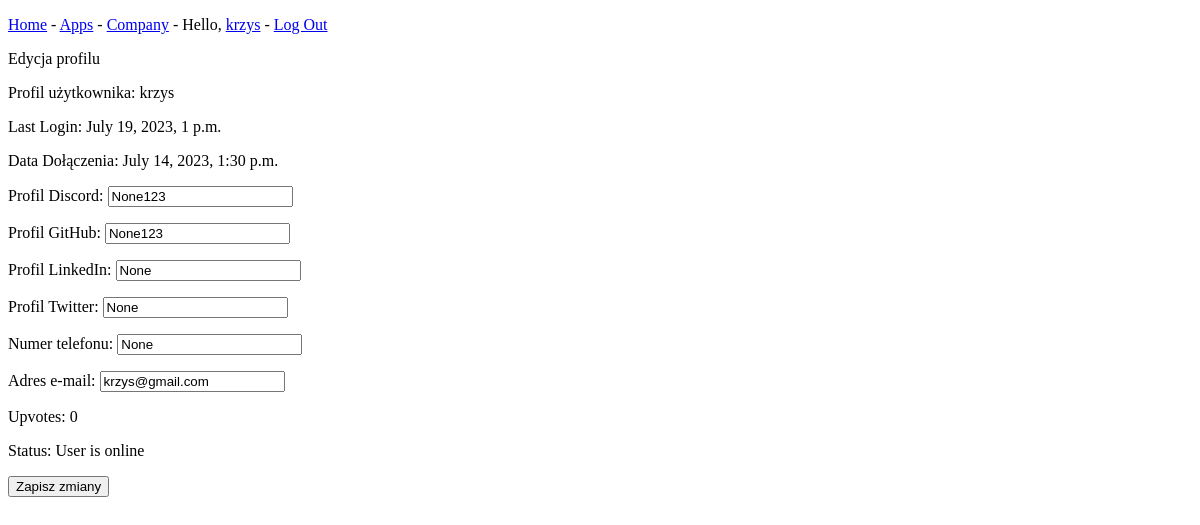
Page /edit_profile/ (signed in) on the earlier database version.
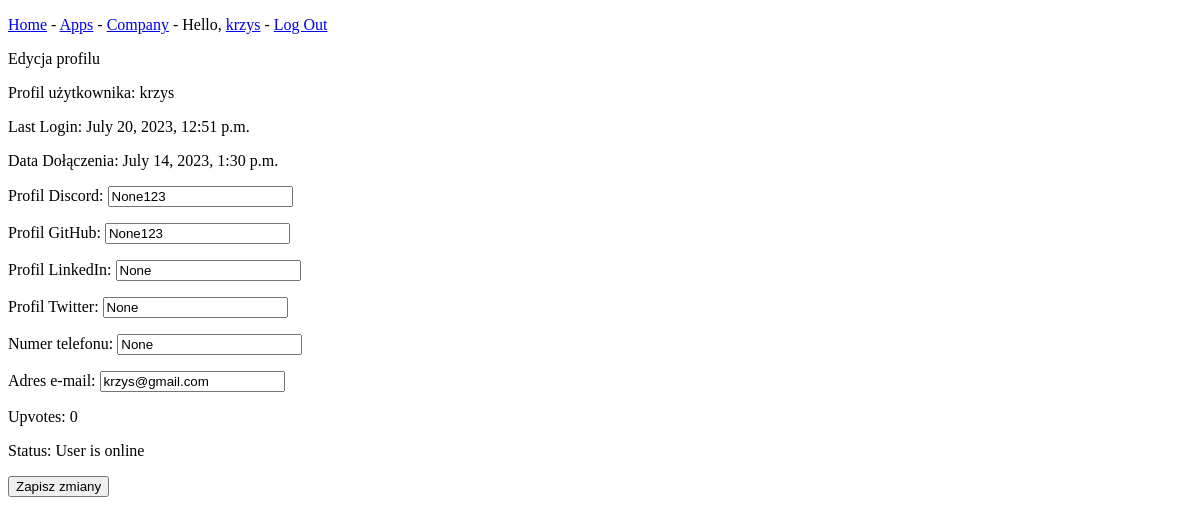
Same page on the later database version.
### AppFixB1/models.py (models this page shows, shortened)
class User(AbstractBaseUser):
    is_active = models.BooleanField(default=True)
    is_staff = models.BooleanField(default=False)
    is_admin = models.BooleanField(default=False)
    is_online = models.BooleanField(default=False)
    login = models.CharField(max_length=255, unique=True)
    email = models.EmailField(unique=True)
    name = models.CharField(max_length=255, blank=True)
    surname = models.CharField(max_length=255, blank=True)
    phone_number = models.CharField(max_length=20, blank=True, null=True)
    role = models.CharField(max_length=50, choices=[('Admin', 'Admin'), ('User', 'User')], default='User')
    upvotes = models.IntegerField(default=0)
    date_registration = models.DateTimeField(auto_now_add=True)
    last_activity = models.DateTimeField(null=True, blank=True)
    github_profile = models.CharField(max_length=255, blank=True, null=True)
    linkedin_profile = models.CharField(max_length=255, blank=True, null=True)
    twitter_profile = models.CharField(max_length=255, blank=True, null=True)
    discord_profile = models.CharField(max_length=255, blank=True, null=True)
    USERNAME_FIELD = 'login'
    REQUIRED_FIELDS = ['email', 'password']
    objects = MyUserManager()  # new

### AppFixB1/views.py (the view)
# urls.py: path('edit_profile/', views.edit_profile, name = 'edit_profile'),
@login_required
def edit_profile(request):
    user = request.user
    if request.method == 'POST':
        discord_profile = request.POST.get('discord_profile')
        github_profile = request.POST.get('github_profile')
        linkedin_profile = request.POST.get('linkedin_profile')
        twitter_profile = request.POST.get('twitter_profile')
        phone_number = request.POST.get('phone_number')
        email = request.POST.get('email')
        user.discord_profile = discord_profile
        user.github_profile = github_profile
        user.linkedin_profile = linkedin_profile
        user.twitter_profile = twitter_profile
        user.phone_number = phone_number
        user.email = email
        user.save()
        return redirect('view_profile', user.id)
    else:
        initial_data = {
            'discord_profile': user.discord_profile,
            'github_profile': user.github_profile,
            'linkedin_profile': user.linkedin_profile,
            'twitter_profile': user.twitter_profile,
            'phone_number': user.phone_number,
            'email': user.email
        }
        return render(request, 'edit_profile.html', {'initial_data': initial_data})

### templates/edit_profile.html (shortened to what this page needs)
<!DOCTYPE html>
<html lang="en">
<head>
</head>
<body>
{% extends "base.html" %}
{% block content %}
    Edycja profilu
    <form method="post">
        <p>Profil użytkownika: {{ user.login }}</p>
        <p>Last Login: {{ user.last_login}}</p>
        <p>Data Dołączenia: {{ user.date_registration }}</p>
        <p><label for="discord_profile">Profil Discord:</label>
        <input type="text" name="discord_profile" value="{{ initial_data.discord_profile }}"></p>
       <p> <label for="github_profile">Profil GitHub:</label>
        <input type="text" name="github_profile" value="{{ initial_data.github_profile }}"></p>
        <p><label for="linkedin_profile">Profil LinkedIn:</label>
        <input type="text" name="linkedin_profile" value="{{ initial_data.linkedin_profile }}"></p>
        <p><label for="twitter_profile">Profil Twitter:</label>
        <input type="text" name="twitter_profile" value="{{ initial_data.twitter_profile }}"></p>
       <p> <label for="phone_number">Numer telefonu:</label>
        <input type="text" name="phone_number" value="{{ initial_data.phone_number }}"></p>
        <p><label for="email">Adres e-mail:</label>
        <input type="email" name="email" value="{{ initial_data.email }}" required></p>
         <p>Upvotes: {{ user.upvotes}}</p>
        <p>Status:
        {% if user.is_active == True%}
            User is online
        {% else %}
            User is offline
        {% endif %}
         </p>
        <button type="submit">Zapisz zmiany</button>
    </form>
{% endblock content %}

### templates/base.html (shortened to what this page needs)
<!DOCTYPE html>
<html lang="en">
<head>
</head>
<body>
<p>
    <a href="{% url 'index' %}">Home</a> -
    <a href="{% url 'apps' %}">Apps</a> -
     <a href="{% url 'company' %}">Company</a> -
    {% if user.is_authenticated %}
        Hello, <a href="{% url 'view_profile' request.user.id %}">{{ request.user.login }}</a> -
        <a href="{% url 'users:logout' %}">Log Out</a>
    {% else %}
        <a href="{% url 'users:register' %}">Register</a> -
        <a href="{% url 'users:login' %}">Log In</a>
    {% endif %}
</p>
{% block content %}{% endblock content %}
</body>
</html>

Differences in the rows shown:
changed User "krzys": last_login "July 19, 2023, 1 p.m." → "July 20, 2023, 12:51 p.m."
